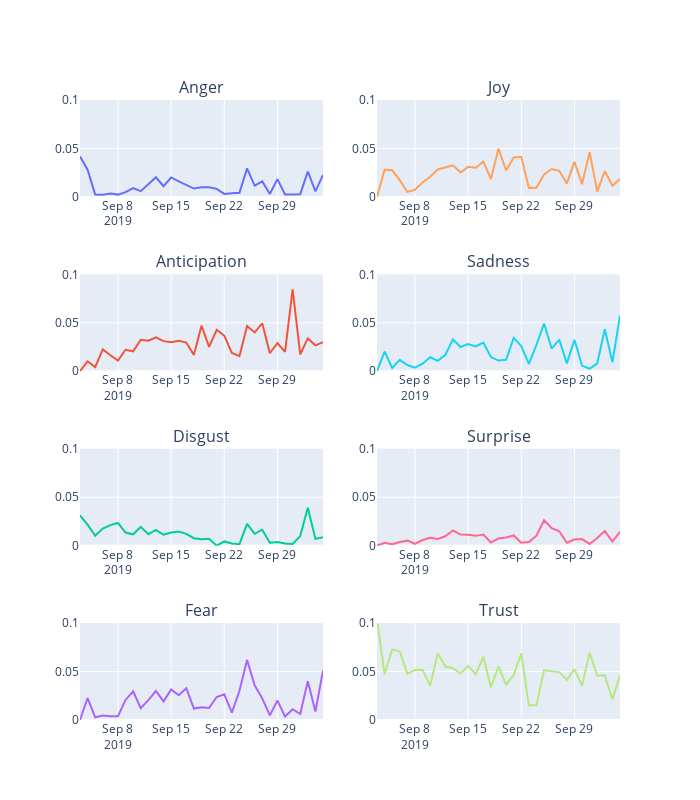

Write notebook code for a chart like this one.
### Code cell
#multi-facted line charts
fig = make_subplots(rows=4, cols=2, subplot_titles=("Anger", "Joy", "Anticipation", 
                                                    "Sadness","Disgust","Surprise",
                                                   "Fear","Trust"))

fig.append_trace(go.Scatter(
    x = nrc_anger.created_at_date,
    y = nrc_anger.average_sentiment,
    mode = "lines"), row=1, col=1)

fig.append_trace(go.Scatter(
    x = nrc_anticipation.created_at_date,
    y = nrc_anticipation.average_sentiment,
    mode = "lines"), row=2, col=1)

fig.append_trace(go.Scatter(
    x = nrc_disgust.created_at_date,
    y = nrc_disgust.average_sentiment,
    mode = "lines"), row=3, col=1)

fig.append_trace(go.Scatter(
    x = nrc_fear.created_at_date,
    y = nrc_fear.average_sentiment,
    mode = "lines"), row=4, col=1)

fig.append_trace(go.Scatter(
    x = nrc_joy.created_at_date,
    y = nrc_joy.average_sentiment,
    mode = "lines"), row=1, col=2)

fig.append_trace(go.Scatter(
    x = nrc_sadness.created_at_date,
    y = nrc_sadness.average_sentiment,
    mode = "lines"), row=2, col=2)

fig.append_trace(go.Scatter(
    x = nrc_surprise.created_at_date,
    y = nrc_surprise.average_sentiment,
    mode = "lines"), row=3, col=2)

fig.append_trace(go.Scatter(
    x = nrc_trust.created_at_date,
    y = nrc_trust.average_sentiment,
    mode = "lines"), row=4, col=2)

fig.update_yaxes(range=[0,.1],row=1, col=1)
fig.update_yaxes(range=[0,.1],row=2, col=1)
fig.update_yaxes(range=[0,.1],row=3, col=1)
fig.update_yaxes(range=[0,.1],row=4, col=1)
fig.update_yaxes(range=[0,.1],row=1, col=2)
fig.update_yaxes(range=[0,.1],row=2, col=2)
fig.update_yaxes(range=[0,.1],row=3, col=2)
fig.update_yaxes(range=[0,.1],row=4, col=2)

fig.update_layout(height=800, width=700,showlegend=False)
#fig.update_layout(height=800, width=700, title_text="NRC Lexicon: Emotions over Date",showlegend=False)
fig.show()
